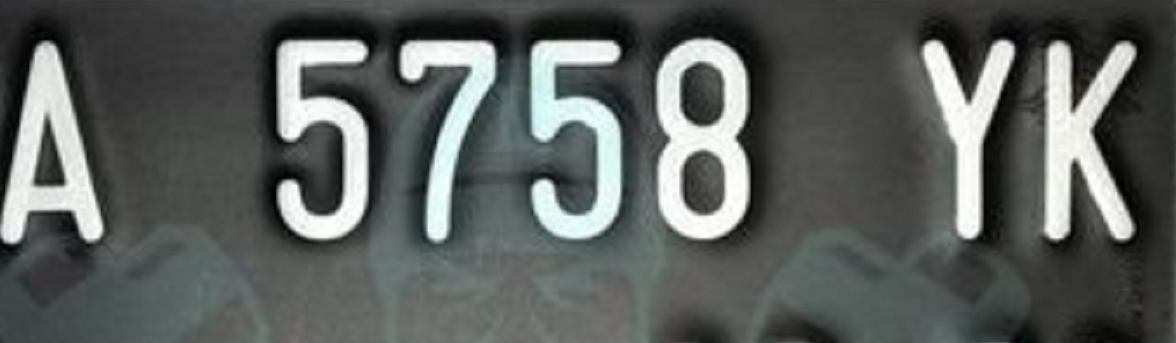
#> input picture pics/A5758YK.png, 1176 x 343 px; its folder holds only this picture in this run
$ python train.py
#> lines starting #> are read from the running program, lines starting #| are printed output that depends on the picture; after the words box and inside, x2 and y2 are one past the last pixel; in counts of white or black regions, pixels touching at a corner belong together
import cv2
import os
import pytesseract
import numpy as np
from sklearn.model_selection import train_test_split
from sklearn.svm import SVC
from sklearn.metrics import accuracy_score
import joblib

# Path ke folder dengan gambar PNG
folder_path = 'pics'
# ...

# Inisialisasi list untuk menyimpan data gambar dan label
images = []
labels = []

# Fungsi untuk melakukan preprocessing gambar
def preprocess_image(image):
    # Konversi gambar ke skala abu-abu
    gray_image = cv2.cvtColor(image, cv2.COLOR_BGR2GRAY)

    # Thresholding untuk meningkatkan kontras teks
    _, thresholded_image = cv2.threshold(gray_image, 0, 255, cv2.THRESH_BINARY + cv2.THRESH_OTSU)

    # Normalisasi intensitas warna (optional)
    normalized_image = cv2.normalize(thresholded_image, None, 0, 255, cv2.NORM_MINMAX)

    return normalized_image

# Fungsi untuk mengekstrak teks dari gambar menggunakan Tesseract OCR
def extract_text(image):
    # Hapus karakter non-alfanumerik (opsional)
    text = pytesseract.image_to_string(image, config='--psm 8')
    return text

# Loop melalui setiap gambar dalam folder
for filename in os.listdir(folder_path):
    if filename.endswith('.png'):
        # Baca gambar
        img_path = os.path.join(folder_path, filename)

        # Pengecekan file gambar sebelum membacanya
        if os.path.exists(img_path):
            image = cv2.imread(img_path)
#> image is the input picture: shape (343, 1176, 3); mean B, G, R 93.6, 95.5, 91.5

            # Pengecekan apakah gambar tidak kosong
            if image is not None:
                # Lakukan preprocessing gambar
                preprocessed_image = preprocess_image(image)
#> in preprocess_image, `_, thresholded_image = cv2.threshold(gray_image, 0, 255, cv2.THRESH_BI..`:
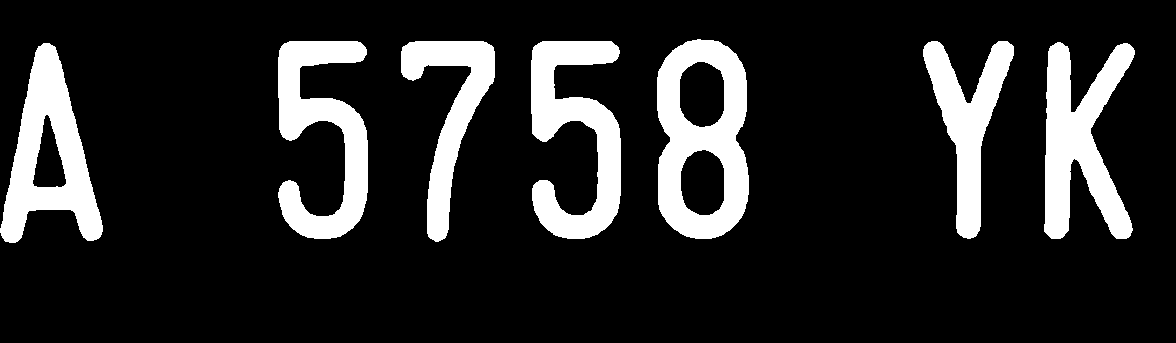
#> thresholded_image: shape (343, 1176); 15.5% white; 7 white regions, largest, box (x1, y1, x2, y2) and area: (657, 39, 749, 239) 11000, (531, 41, 621, 239) 9574, (1044, 42, 1135, 239) 9569

                # Ekstrak teks dari gambar menggunakan Tesseract OCR
#> (the run stopped early here; a loop or call above may not have finished)

$ run again, on pics/AD2750C.png
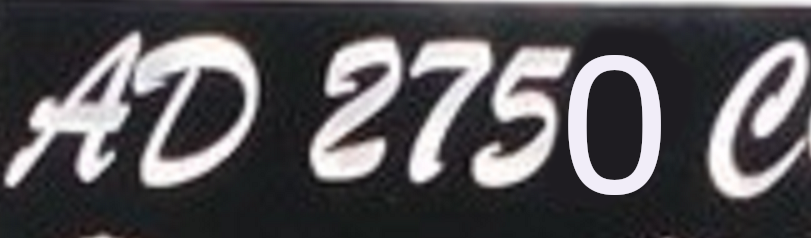
#> input picture pics/AD2750C.png, 811 x 238 px
#> image is the input picture: shape (238, 811, 3); mean B, G, R 87.5, 84.6, 86.5
#> in preprocess_image, `_, thresholded_image = cv2.threshold(gray_image, 0, 255, cv2.THRESH_BI..`:
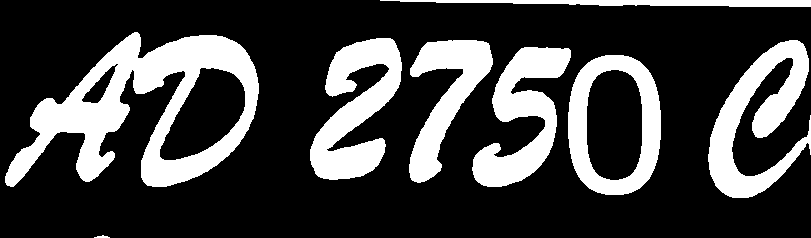
#> thresholded_image: shape (238, 811); 25.3% white; 8 white regions, largest, box (x1, y1, x2, y2) and area: (5, 32, 259, 187) 15667, (708, 40, 811, 198) 7157, (310, 38, 402, 180) 6888
